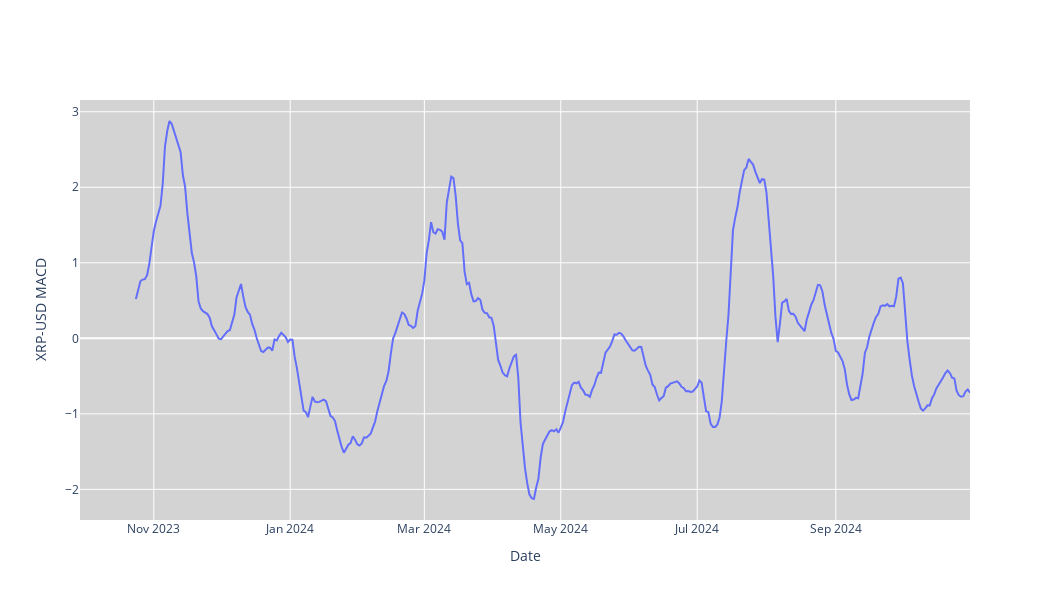

The cell this chart's notebook holds for it:
### Code cell
#MACD
fig = go.Figure(data=[go.Scatter(x=stock_data.index, y=stock_data['MACD'], mode='lines', name='MACD')])
fig.update_layout(
    xaxis_rangeslider_visible=False,
    yaxis_title=f'{ticker} MACD',
    xaxis_title='Date',
    plot_bgcolor='lightgrey',
    width=1050,
    height=600
)
fig.show()
fig.write_image('./images/MACD.png')

### Figure 1 — Plotly figure (JSON) as saved in the notebook; plotly's stock layout.template omitted (floating-point values rounded to 4 significant figures; data arrays with more than 128 entries replaced by an {"elided": "..."} marker saying what was removed)
{"data": [{"mode": "lines", "name": "MACD", "type": "scatter", "x": {"elided": "399 str values"}, "y": {"elided": "399 float values"}}], "layout": {"height": 600, "plot_bgcolor": "lightgrey", "width": 1050, "xaxis": {"rangeslider": {"visible": false}, "title": {"text": "Date"}}, "yaxis": {"title": {"text": "XRP-USD MACD"}}}}
